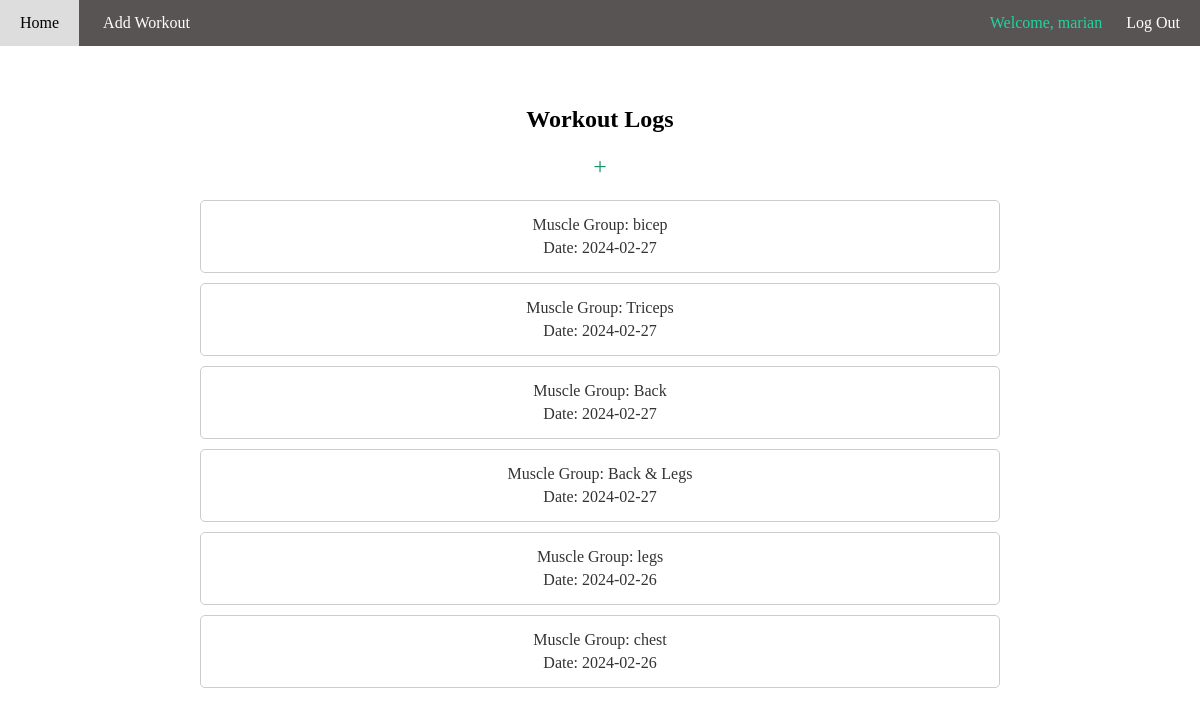
/ (signed in), run on the app's committed database.
### tables this page shows
CREATE TABLE logs (id INTEGER PRIMARY KEY AUTOINCREMENT NOT NULL, user_id INT NOT NULL, date DATE NOT NULL, muscle_group TEXT NOT NULL, FOREIGN KEY (user_id) REFERENCES users (id));

### app.py (the view)
@app.route("/")
@login_required
def index():
    logs = db.execute("""SELECT * FROM logs WHERE user_id = ?
                      ORDER BY date DESC""", session["user_id"])
    return render_template("index.html", logs = logs)

### app.py (called while the page is built)
@app.after_request
def after_request(response):
    response.headers["Cache-Control"] = "no-cache, no-store, must-revalidate"
    response.headers["Expires"] = 0
    response.headers["Pragma"] = "no-cache"
    return response

### helpers.py (called while the page is built)
def login_required(f):
    @wraps(f)
    def decorated_function(*args, **kwargs):
        if session.get("user_id") is None:
            return redirect("/login")
        return f(*args, **kwargs)
    return decorated_function

### templates/index.html (shortened to what this page needs)
{% extends "layout.html" %}
{% block main %}
    <div class="container3">
        <h2>Workout Logs</h2>
        <a href="/add_log" class="add_log_sign">+</a>
        <div class="logs">
            {% for log in logs %}
            <a href="/log/{{ log.id }}" class="log_details">
                <div class="log">
                    <p>Muscle Group: {{ log.muscle_group }}</p>
                    <p>Date: {{ log.date }}</p>
                </div>
            </a>
            {% endfor %}
        </div>
    </div>
{% endblock %}

### static/styles.css (style rules this page uses)
body { margin: 0; }
h2 { text-align: center; }
p { margin-top: 15px; text-align: center; }
a { color: #007bff; text-decoration: none; }
.container3 { max-width: 800px; margin: 0 auto; padding: 20px; }
.add_log_sign { display: block; text-align: center; font-size: 24px; margin-bottom: 20px; color: #188f69; text-decoration: none !important; }
.logs { margin-top: 20px; }
.log_details { display: block; text-decoration: none !important; color: #333; }
.log { border: 1px solid #ccc; border-radius: 5px; padding: 10px; margin-bottom: 10px; }
.log p { margin: 5px 0; }

### data on the page
logs: muscle_group "bicep", date "2024-02-27"
logs: muscle_group "Triceps", date "2024-02-27"
logs: muscle_group "Back", date "2024-02-27"
logs: muscle_group "Back & Legs", date "2024-02-27"
logs: muscle_group "legs", date "2024-02-26"
logs: muscle_group "chest", date "2024-02-26"

### other printed values
{{ session["username"] }} "marian"
